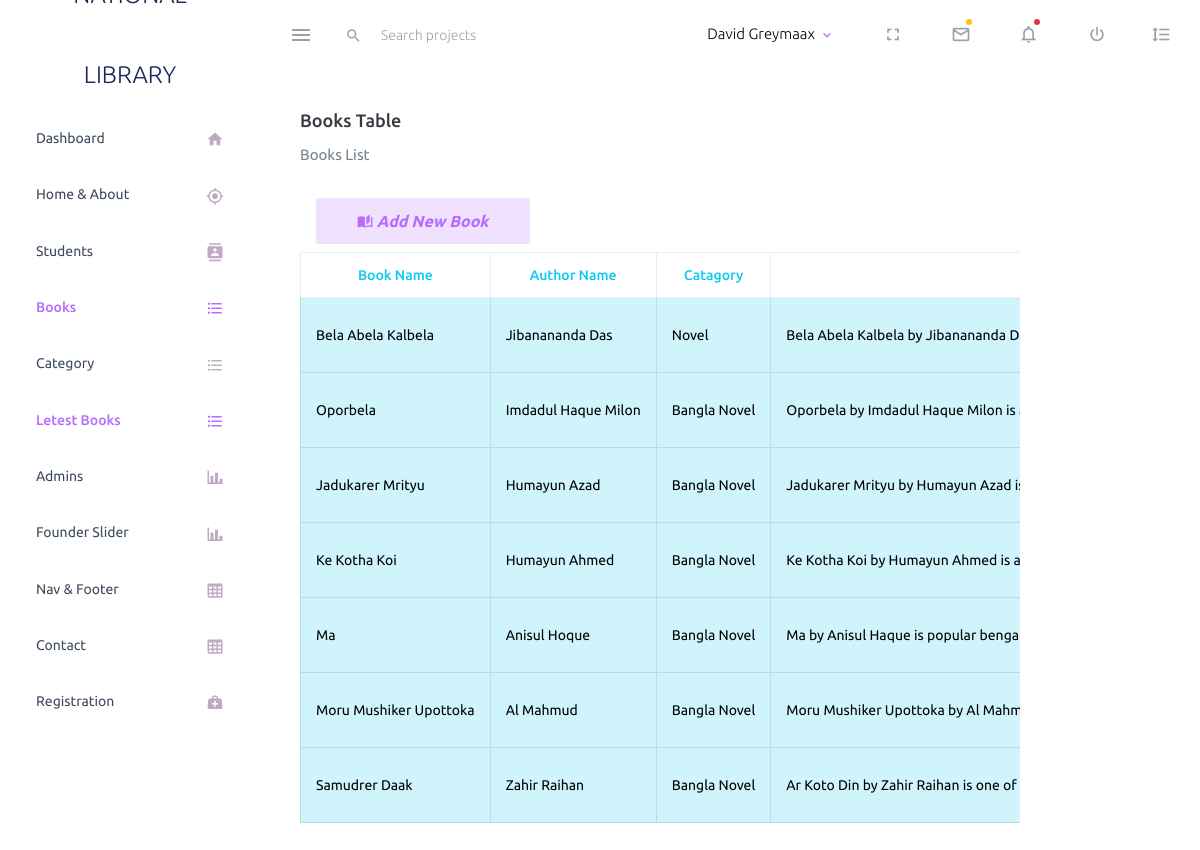
/admin/books.php, run on the app's committed database.
### tables this page shows
CREATE TABLE `books` (
  `id` int(11) NOT NULL,
  `book_name` varchar(200) NOT NULL,
  `author_name` varchar(200) NOT NULL,
  `catagory` varchar(200) NOT NULL,
  `details` varchar(200) NOT NULL,
  `file` varchar(200) NOT NULL,
  `image` varchar(200) NOT NULL
);

### admin/books.php (the view, shortened to what this page needs)
<?php include 'include/header.php';
include "connection.php";
$sql    ="SELECT * FROM books ORDER BY id DESC";
$result =$db->query($sql);
?>
    <div class="col-lg-8 stretch-card">
                <div class="card">
                  <div class="card-body">
                    <h4 class="card-title">Books Table</h4>
                    <p class="card-description"> Books List <code></code>
                    </p>
                    <a class="nav-link" href="new_book.php">
                    <button type="button" class="btn btn-inverse-primary btn-fw">
                    <i class="mdi mdi-book-open-page-variant">
                      Add New Book
                    </i></button></a>
                    <div class="table-responsive">
                    <table class="table table-bordered">
                      <thead class="font-weight-bold">
                        <tr class="text-info text-center">
                          <th>Book Name </th>
                          <th>Author Name </th>
                          <th>Catagory</th>
                          <th> Details </th>
                        </tr>
                      </thead>
                      <tbody>
                      <?php while($row = $result->fetch_assoc()):   ?>
                        <tr class="table-info">
                          <td><?php echo $row['book_name']; ?></td>
                          <td><?php echo $row['author_name']; ?></td>
                          <td><?php echo $row['catagory']; ?></td>
                          <td><?php echo $row['details']; ?></td>
                        </tr>
                        <?php endwhile; ?>
                      </tbody>
                    </table>
                  </div>
                  </div>
                </div>
              </div>
            </div>
<?php include 'include/footer.php'; ?>

### data on the page
books: book_name "Bela Abela Kalbela", author_name "Jibanananda Das", catagory "Novel", details "Bela Abela Kalbela by Jibanananda…"
books: book_name "Oporbela", author_name "Imdadul Haque Milon", catagory "Bangla Novel", details "Oporbela by Imdadul Haque Milon is…"
books: book_name "Jadukarer Mrityu", author_name "Humayun Azad", catagory "Bangla Novel", details "Jadukarer Mrityu by Humayun Azad…"
books: book_name "Ke Kotha Koi", author_name "Humayun Ahmed", catagory "Bangla Novel", details "Ke Kotha Koi by Humayun Ahmed is a…"
books: book_name "Ma", author_name "Anisul Hoque", catagory "Bangla Novel", details "Ma by Anisul Haque is popular…"
books: book_name "Moru Mushiker Upottoka", author_name "Al Mahmud", catagory "Bangla Novel", details "Moru Mushiker Upottoka by Al…"
books: book_name "Samudrer Daak", author_name "Zahir Raihan", catagory "Bangla Novel", details "Ar Koto Din by Zahir Raihan is one of…"
